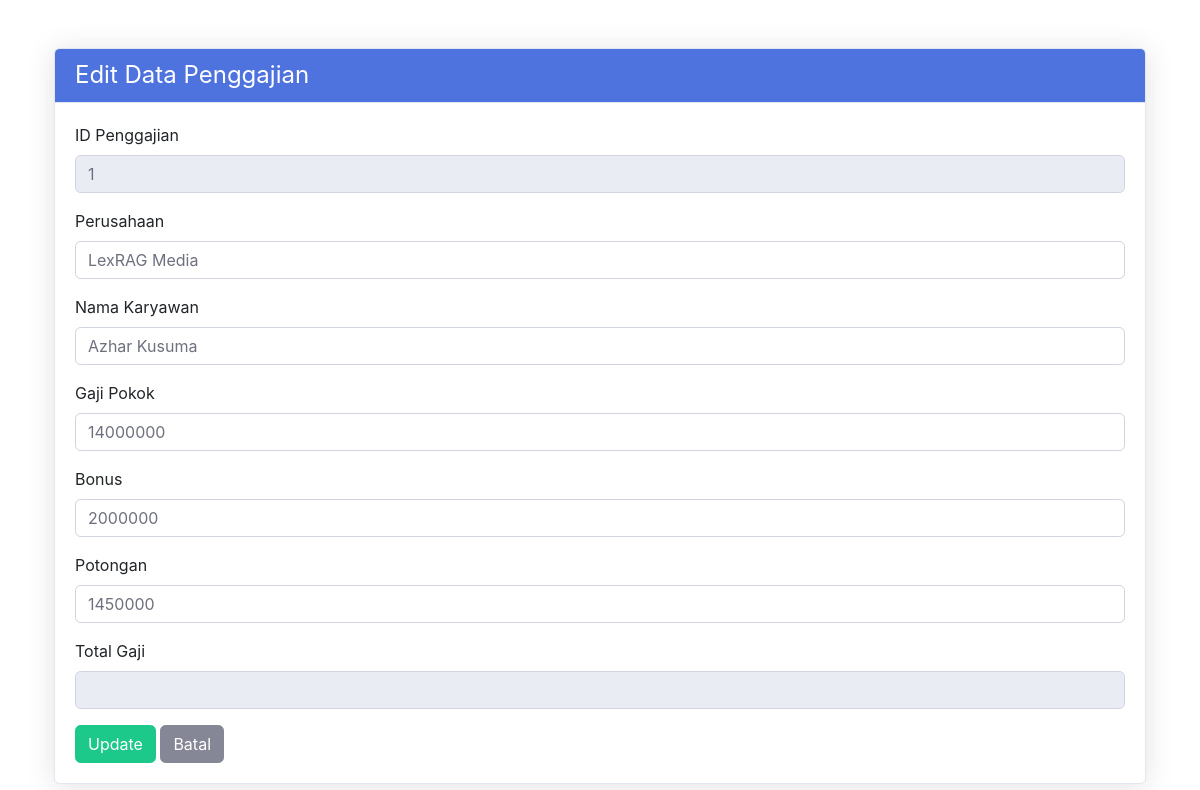
Page /data_penggajian/edit.php?id_penggajian=1 on the committed database.
### tables this page shows
CREATE TABLE `penggajian` (
  `id_penggajian` int(11) NOT NULL,
  `id_perusahaan` int(11) DEFAULT NULL,
  `id_karyawan` int(11) DEFAULT NULL,
  `gaji_pokok` int(11) DEFAULT NULL,
  `bonus` int(11) DEFAULT NULL,
  `potongan` int(11) DEFAULT NULL,
  `total_gaji` int(11) DEFAULT NULL
);

CREATE TABLE `perusahaan` (
  `id_perusahaan` int(11) NOT NULL,
  `nama_perusahaan` varchar(50) DEFAULT NULL,
  `alamat` varchar(255) DEFAULT NULL,
  `telepon` varchar(50) DEFAULT NULL
);

CREATE TABLE `karyawan` (
  `id_karyawan` int(11) NOT NULL,
  `nama_karyawan` varchar(50) DEFAULT NULL,
  `jabatan` varchar(50) DEFAULT NULL,
  `alamat` varchar(255) DEFAULT NULL,
  `telepon` varchar(50) DEFAULT NULL
);

### data_penggajian/edit.php (the view, shortened to what this page needs)
<?php
include '../partials/header.php';
$id_penggajian = $_GET['id_penggajian'] ?? null;
$query = mysqli_query($conn, "SELECT * FROM penggajian WHERE id_penggajian = '$id_penggajian'");
$data = mysqli_fetch_assoc($query);
$perusahaan_query = mysqli_query($conn, "SELECT * FROM perusahaan");
$karyawan_query = mysqli_query($conn, "SELECT * FROM karyawan");
?>
<div class="container mt-5">
    <div class="card shadow">
        <div class="card-header bg-primary text-white">
            <h4 class="mb-0">Edit Data Penggajian</h4>
        </div>
        <div class="card-body">
            <form method="POST" action="">
                <div class="mb-3">
                    <label class="form-label">ID Penggajian</label>
                    <input type="text" class="form-control" value="<?= $data['id_penggajian'] ?>" disabled>
                </div>
                <div class="mb-3">
                    <label class="form-label">Perusahaan</label>
                    <select name="id_perusahaan" class="form-control" required>
                        <?php while ($perusahaan = mysqli_fetch_assoc($perusahaan_query)) : ?>
                             <option value="<?= $perusahaan['id_perusahaan'] ?>" <?= ($perusahaan['id_perusahaan'] == $data['id_perusahaan']) ? 'selected' : '' ?>>
                                <?= $perusahaan['nama_perusahaan'] ?>
                        <?php endwhile; ?>
                    </select>
                </div>
                <div class="mb-3">
                    <label class="form-label">Nama Karyawan</label>
                    <select name="id_karyawan" class="form-control" required>
                        <?php while ($karyawan = mysqli_fetch_assoc($karyawan_query)) : ?>
                             <option value="<?= $karyawan['id_karyawan'] ?>" <?= ($karyawan['id_karyawan'] == $data['id_karyawan']) ? 'selected' : '' ?>>
                                <?= $karyawan['nama_karyawan'] ?>
                            </option>
                        <?php endwhile; ?>
                    </select>
                </div>
                <div class="mb-3">
                    <label class="form-label">Gaji Pokok</label>
                    <input type="number" name="gaji_pokok" class="form-control" value="<?= $data['gaji_pokok']  ?>" required>
                </div>
                <div class="mb-3">
                    <label class="form-label">Bonus</label>
                    <input type="number" name="bonus" class="form-control" value="<?= $data['bonus'] ?>" required>
                </div>
                <div class="mb-3">
                    <label class="form-label">Potongan</label>
                    <input type="text" name="potongan" class="form-control" value="<?= $data['potongan'] ?>" required>
                </div>
                <div class="mb-3">
                    <label class="form-label">Total Gaji</label>
                    <input type="number" id="total_gaji_display" class="form-control" disabled>
                </div>
                <button type="submit" name="update" class="btn btn-success">Update</button>
                <a href="index.php" class="btn btn-secondary">Batal</a>
            </form>
        </div>
    </div>
</div>
<?php include '../partials/footer.php'; ?>

### rows in the picture
penggajian: id_penggajian "1", id_perusahaan "LexRAG Media", id_karyawan "Azhar Kusuma", gaji_pokok "14000000", bonus "2000000", potongan "1450000"
